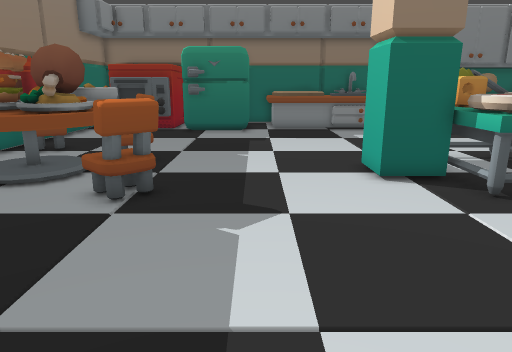
view 1 (above)

24 first-person views from a walk through a Godot game level. The camera is 1.4 m above the floor, tilts 14° down and sees 70° across. The floor is counted in squares, 0.5 m on a side. Each view is taken from the middle of a square. On the plan, view 1 faces up. The plan holds only what a view shows up to about 20 squares ahead; the rest is blank.

view 2
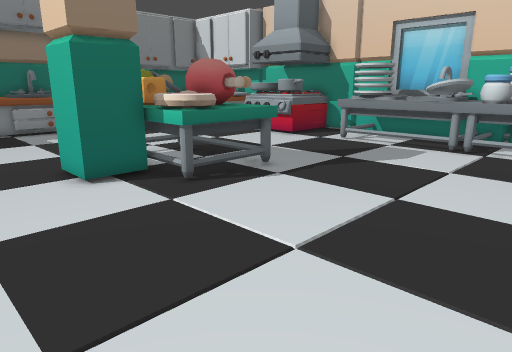

view 3
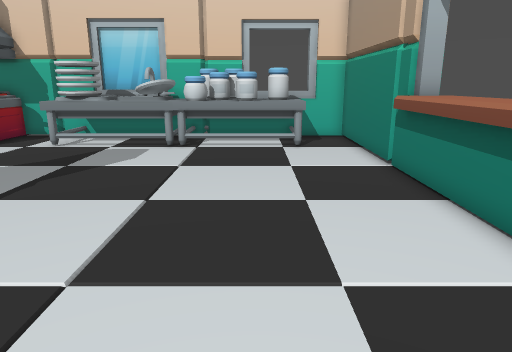

view 4
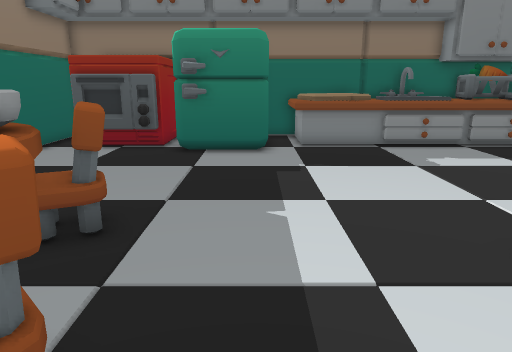

view 5
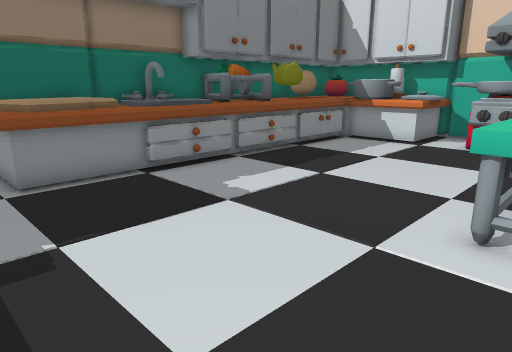

view 6
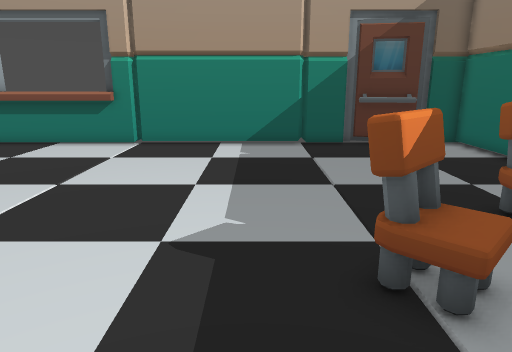

view 7
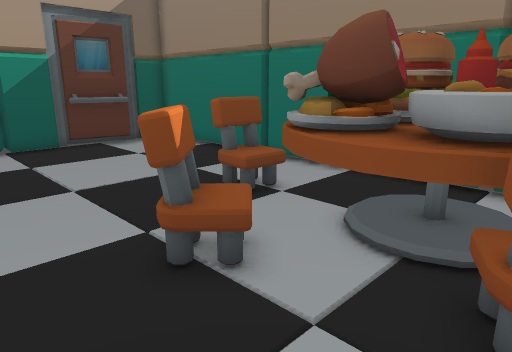

view 8
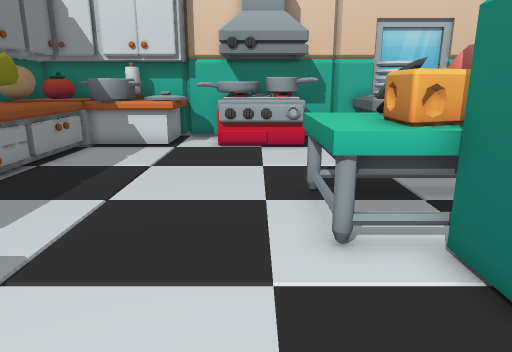

view 9
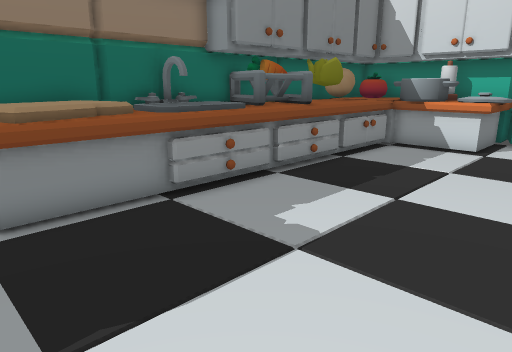

view 10
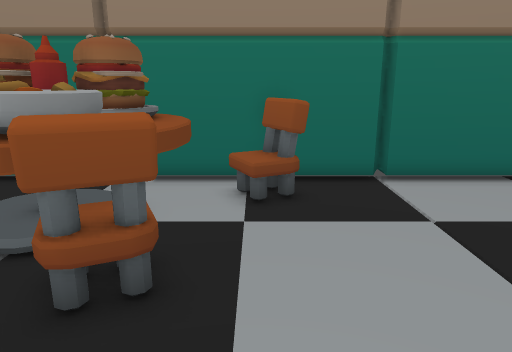

view 11
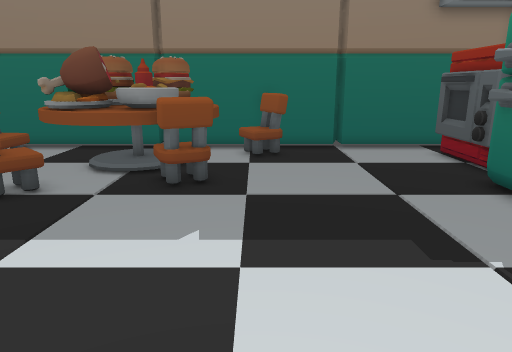

view 12
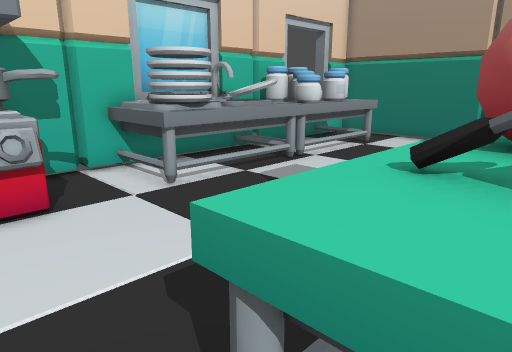

view 13
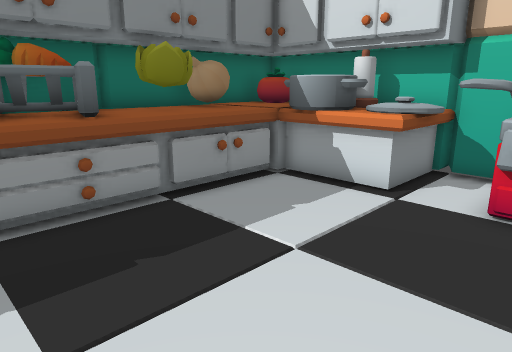

view 14
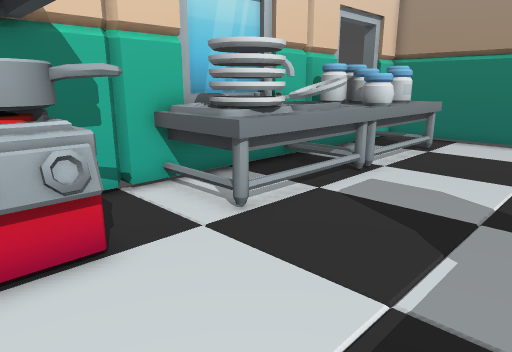

view 15
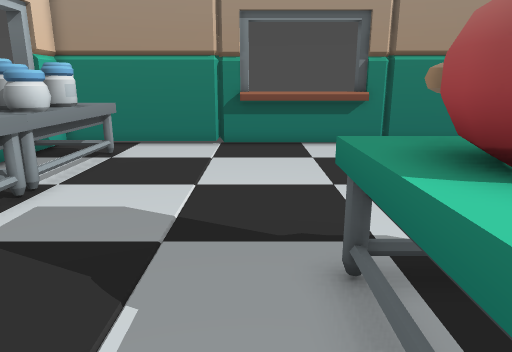

view 16
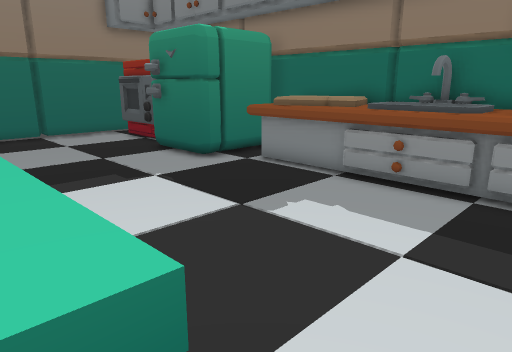

view 17
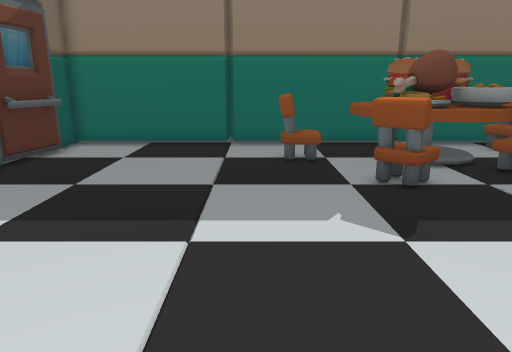

view 18
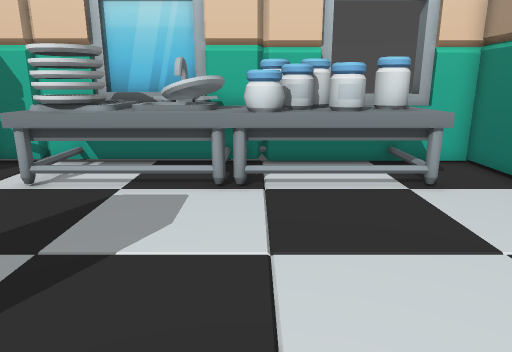

view 19
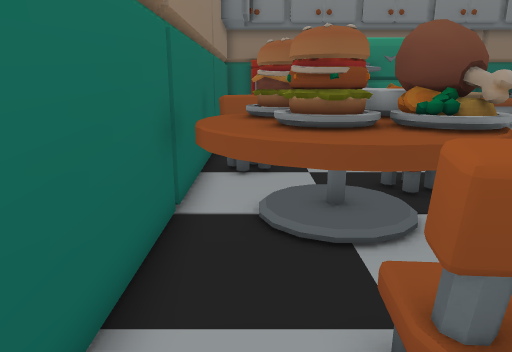

view 20
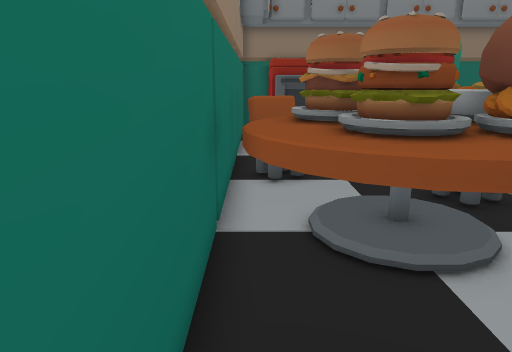

view 21
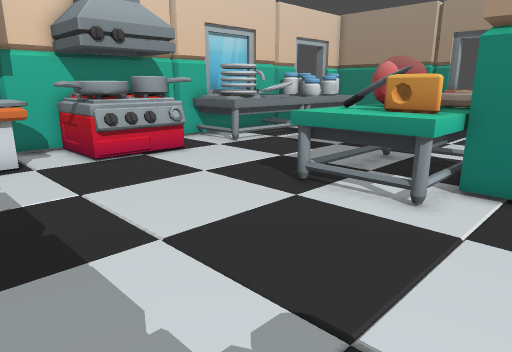

view 22
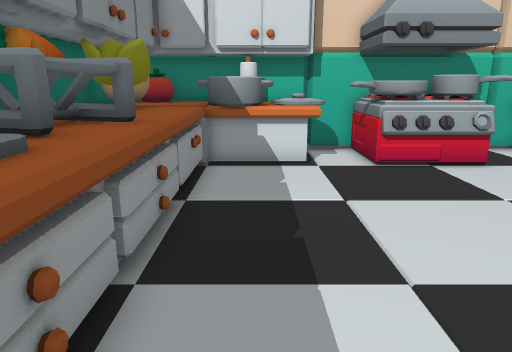

view 23
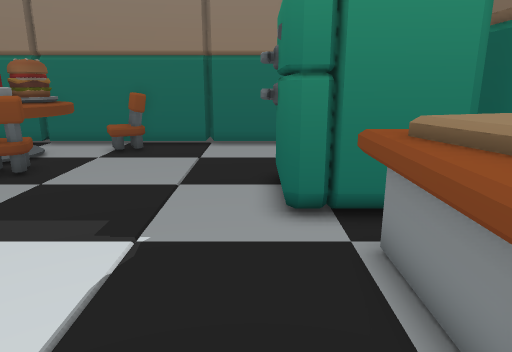

view 24
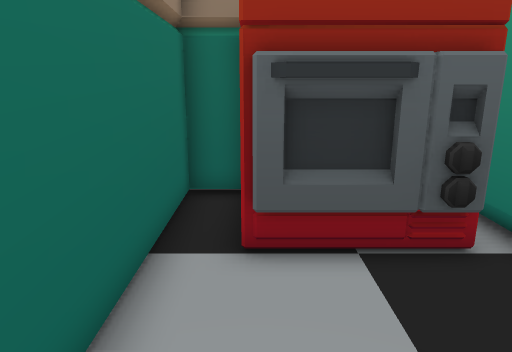

### Floor plan
Key: @ floor where view 1 was taken; # wall or solid block; . floor; = window, fence, low wall or low ledge; ^ raised ledge; C chair; T table; P pillar; H cheese; S sink; L plate; J jar; E oven; F fridge; A pot; O other object.
Columns run from 11 left of view 1 to 21 right of it. Each row starts with its distance up from view 1.
 28                 #       #
 27 ##E   E  ###^^^^SSSS#O###^######
 26 #.    E   FF^^^^SSSS#OOO#O#O^^##
 25 #.E   EF  FF^^^^SSSS##OOOOOO^^##
 24 #.EEEEEF  FF^^^^SSSSS^#^^^^^AA^#
 23 #.EEEE.FFFFF................A ##
 22 #......FF...................AA##
 21 #...........................#A #
 20 #...........................#OO#
 19 #...........................#O.#
 18 #...........................####
 17 #CC........................=##
 16 #CO........................=##
 15 #..TT.CC.........^^^^......=####
 14 #.TTTTCC.........^^^^^.....=##=#
 13 #TTOTTTC.......PP#HHO^......O..#
 12 #TTTTTTT.......##PHOO^.........##
 11 #TTOTTTT.......P#P#OO=......SSS##
 10 #TTTTTT.C........OOOO^......LL S#
  9 #.TTTTTCC........#OOO^......LLLS#
  8 #.......C...................SLSS#
  7 #...O.......................SSSS#
  6 #..CCC......................SOSS#
  5 #...........................SSSS#
  4 #...........................JJJ##
  3 #...........................JJJ#
  2 #...........................####
  1 #...........................#J ^^
  0 #..........@................^JJ^^
 -1 #...........................^#^^^
 -2 #..............................##
 -3 #..###................##.......#
 -4 ##################^^^^^#########
 -5                  #  ^^^

Where each view was taken, in squares from view 1:
view 1: 0 up, 0 right, facing up
view 2: 0 up, 0 right, facing up-right
view 3: 1 up, 0 right, facing right
view 4: 7 up, 1 left, facing up
view 5: 13 up, 1 left, facing up-right
view 6: 14 up, 1 left, facing down
view 7: 14 up, 0 right, facing down-left
view 8: 16 up, 0 right, facing right
view 9: 16 up, 0 right, facing up-right
view 10: 16 up, 0 right, facing left
view 11: 16 up, 6 right, facing left
view 12: 16 up, 8 right, facing down-right
view 13: 16 up, 8 right, facing up-right
view 14: 16 up, 11 right, facing down-right
view 15: 14 up, 11 right, facing down
view 16: 14 up, 11 right, facing up-left
view 17: 5 up, 7 right, facing left
view 18: 4 up, 7 right, facing right
view 19: 4 up, 9 left, facing up
view 20: 5 up, 10 left, facing up
view 21: 23 up, 3 right, facing down-right
view 22: 22 up, 4 right, facing right
view 23: 22 up, 7 right, facing left
view 24: 18 up, 9 left, facing up
